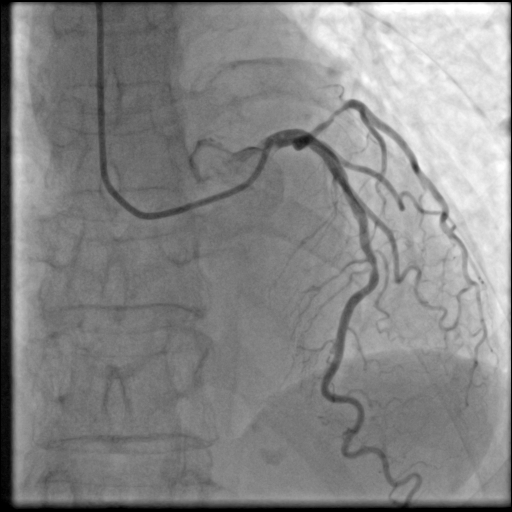
#> input picture Angiogram_1.png, 512 x 512 px
$ python blockage_pipeline.py
#> lines starting #> are read from the running program, lines starting #| are printed output that depends on the picture; after the words box and inside, x2 and y2 are one past the last pixel; in counts of white or black regions, pixels touching at a corner belong together
# Code from Rajiv Joshi for blockage detection pipeline
import cv2 as cv
import os

def blockage_pipeline(image_path, save_folder):

    # create folder to save results if it doesn't exist
#> called with image_path = 'Angiogram_1.png', save_folder = 'Angiogram_1_output'
    if not os.path.exists(save_folder):
        os.makedirs(save_folder)

    # load the image
    img = cv.imread(image_path)
#> img is the input picture: shape (512, 512, 3); min 0, max 255, mean 134.9

    # Cut out border
    img = img[20:-20, 20:-20]
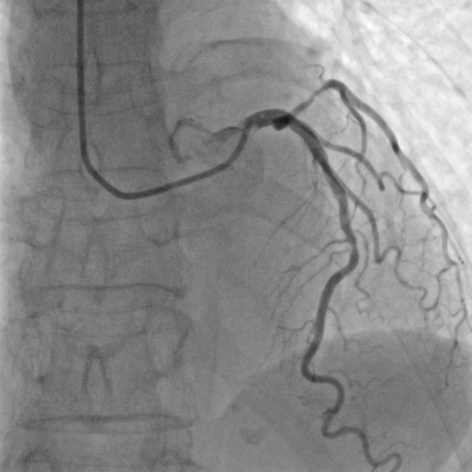
#> img: shape (472, 472, 3); min 20, max 255, mean 137.1

    # convert to grayscale image
    grayscale_image = cv.cvtColor(img, cv.COLOR_BGR2GRAY)

    # brighten the image
    grayscale_image = cv.convertScaleAbs(grayscale_image, alpha=1.5, beta=20)
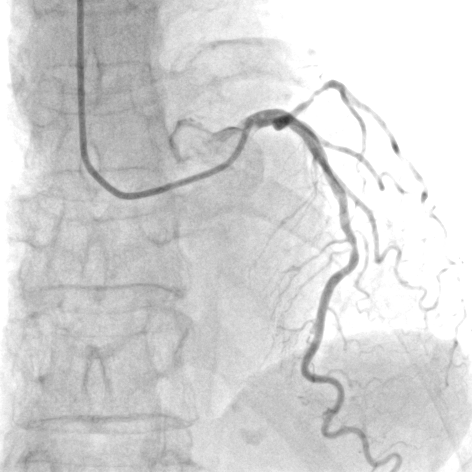
#> grayscale_image: shape (472, 472); min 50, max 255, mean 212.6

    # show the grayscale image
    cv.imshow("Grayscale Image", grayscale_image)
    cv.waitKey(0)

    # pseudocolor the image
    pseudocolored_image = cv.applyColorMap(grayscale_image, cv.COLORMAP_JET)
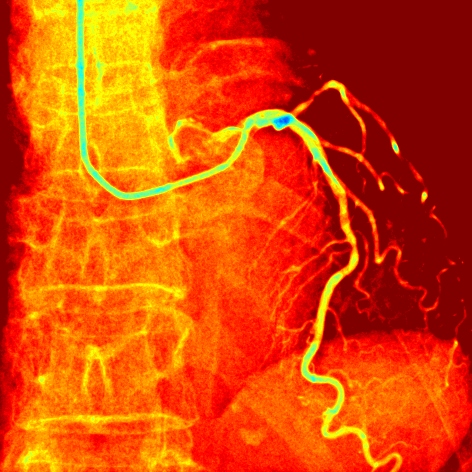
#> pseudocolored_image: shape (472, 472, 3); mean B, G, R 2.4, 73, 219.3

    # Save the pseudocolored image
    pseudocolor_output_path = os.path.join(save_folder, image_path.replace('.png', '_pseudocolored.png'))
    cv.imwrite(pseudocolor_output_path, pseudocolored_image)

    # show the pseudocolored image
    cv.imshow("Pseudocolored Image", pseudocolored_image)
    cv.waitKey(0)

    # detect light blue regions (potential blockages)
    lower_blue = (200, 150, 0)
    upper_blue = (255, 255, 150)
    mask = cv.inRange(pseudocolored_image, lower_blue, upper_blue)
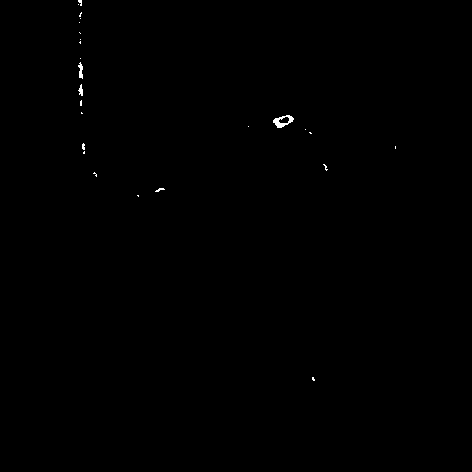
#> mask: shape (472, 472); 0.16% white; 25 white regions (21 under 20 px)

    # show the mask image
    cv.imshow("Mask Image", mask)
    cv.waitKey(0)

    # Save the mask image
    mask_output_path = os.path.join(save_folder, image_path.replace('.png', '_mask.png'))
    cv.imwrite(mask_output_path, mask)

    # find contours of the masked regions
    contours, _ = cv.findContours(mask, cv.RETR_EXTERNAL, cv.CHAIN_APPROX_SIMPLE)
#> contours = 25 contours, 22 with area under 20; largest, box (x1, y1, x2, y2) and area: (273, 115, 294, 128) 149, (78, 62, 83, 79) 34, (78, 84, 83, 96) 22
#> (the run stopped early here; a loop or call above may not have finished)
